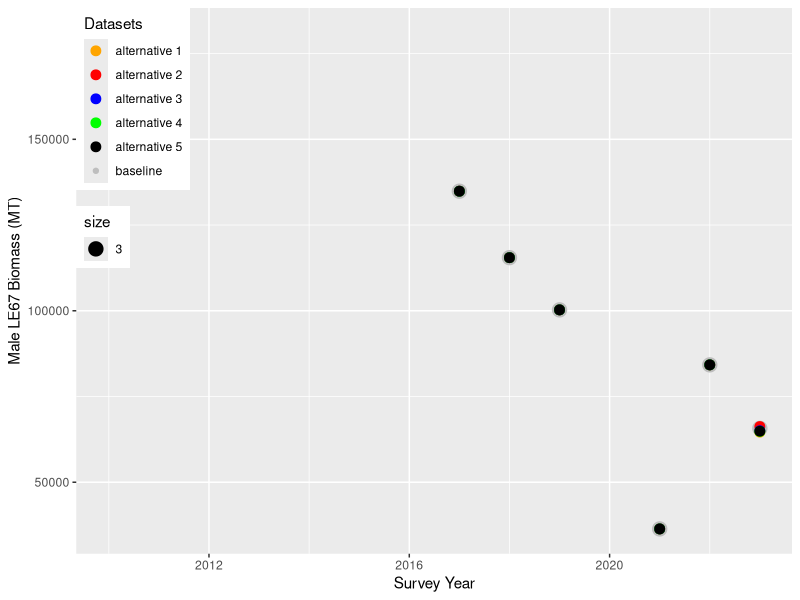
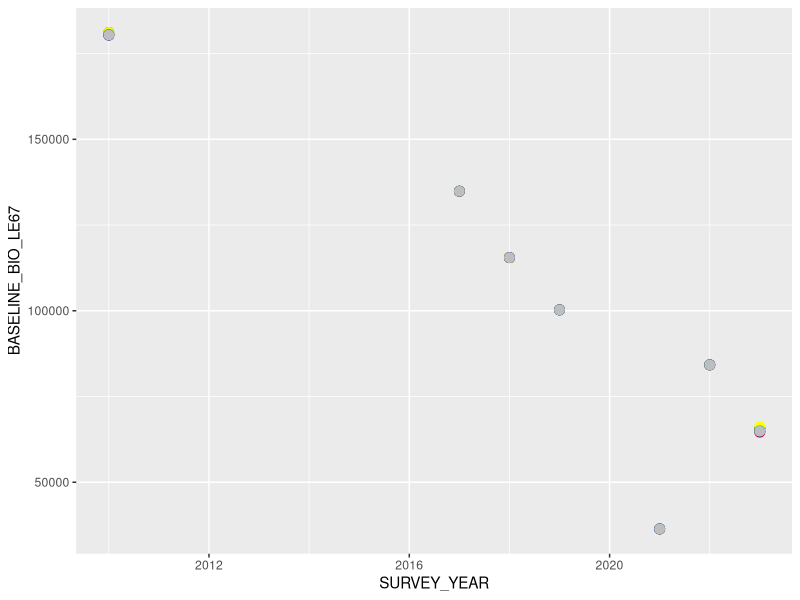
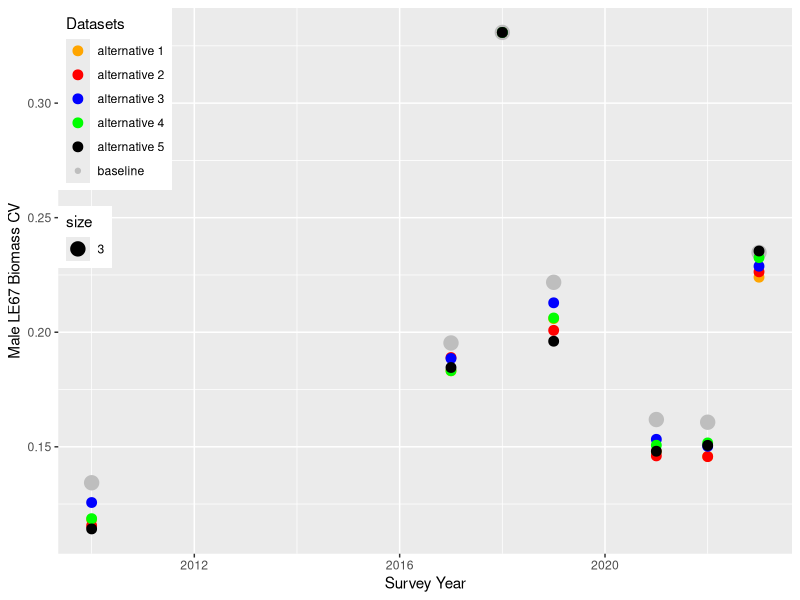
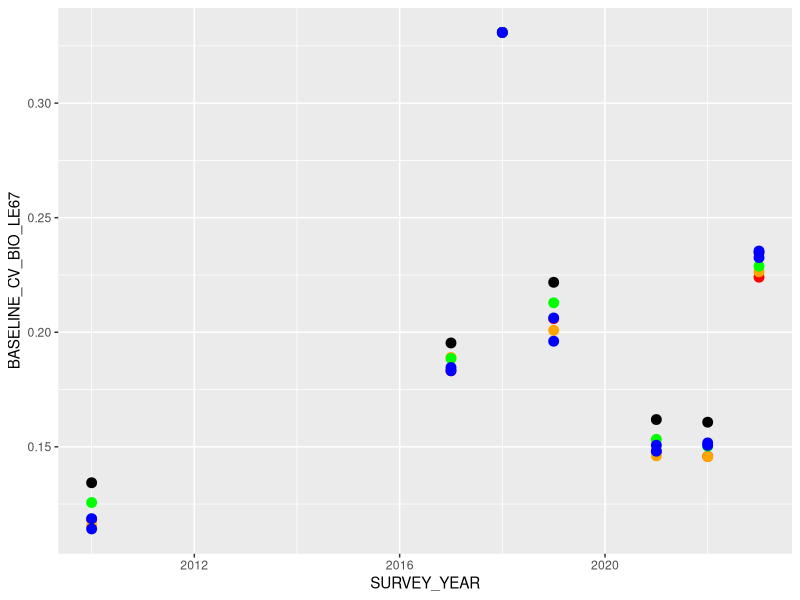
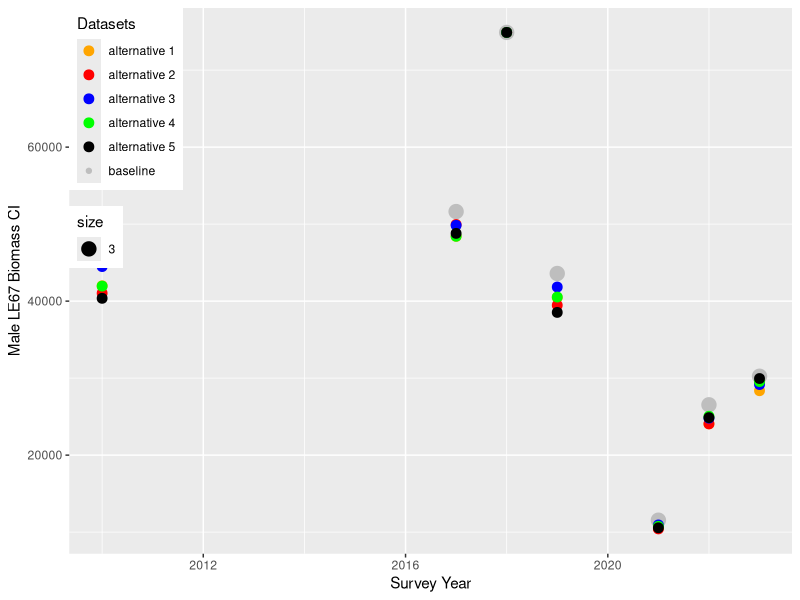
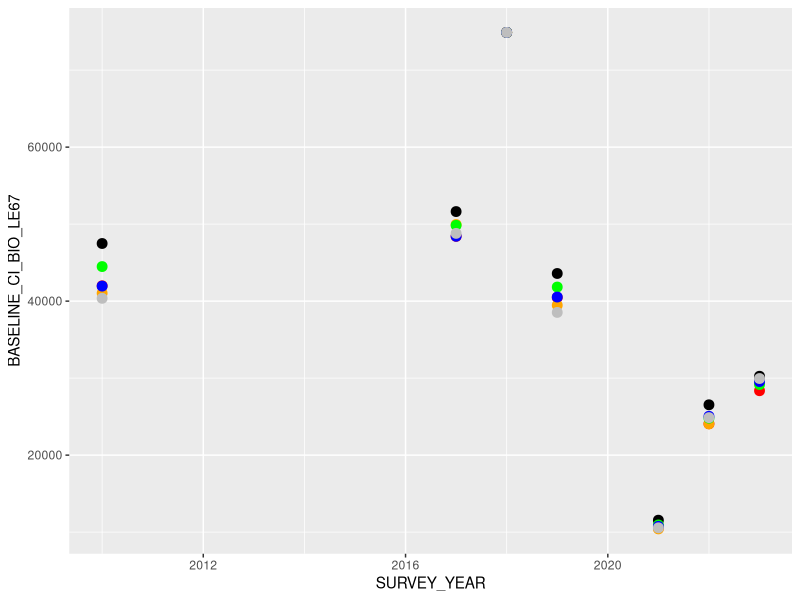

Write the R code that produced these figures, in order.
library(tidyverse)
library(ggplot2)
library(dplyr)

##### Import data
base_bio<-read_csv("./Data/nbs_co_bio_baseline_v2022.csv")
alt_1_bio<-read_csv("./Data/nbs_co_bio_alt_strata_1.csv")
alt_2_bio<-read_csv("./Data/nbs_co_bio_alt_strata_2.csv")
alt_3_bio<-read_csv("./Data/nbs_co_bio_alt_strata_3.csv")
alt_4_bio<-read_csv("./Data/nbs_co_bio_alt_strata_4.csv")
alt_5_bio<-read_csv("./Data/nbs_co_bio_alt_strata_5.csv")

base_abun<-read_csv("./Data/nbs_co_abun_baseline_v2022.csv")
alt_1_abun<-read_csv("./Data/nbs_co_abun_alt_strata_1.csv")
alt_2_abun<-read_csv("./Data/nbs_co_abun_alt_strata_2.csv")
alt_3_abun<-read_csv("./Data/nbs_co_abun_alt_strata_3.csv")
alt_4_abun<-read_csv("./Data/nbs_co_abun_alt_strata_4.csv")
alt_5_abun<-read_csv("./Data/nbs_co_abun_alt_strata_5.csv")

base_abun
######### Mature male biomass
base_bio %>%
  select(SURVEY_YEAR, BIOMASS_MALE_LE67, CV_BIOMASS_MALE_LE67, CI_BIOMASS_MALE_LE67) %>%
  rename_all(~c("SURVEY_YEAR", "BASELINE_BIO_LE67", "BASELINE_CV_BIO_LE67", "BASELINE_CI_BIO_LE67")) -> base_matbio
  
alt_1_bio %>% 
  select(BIOMASS_MALE_LE67, CV_BIOMASS_MALE_LE67, CI_BIOMASS_MALE_LE67) %>%
     rename_all(~c("ALT1_BIO_LE67", "ALT1_CV_BIO_LE67", "ALT1_CI_BIO_LE67"))-> alt_1_matbio

alt_2_bio %>% 
  select(BIOMASS_MALE_LE67, CV_BIOMASS_MALE_LE67, CI_BIOMASS_MALE_LE67) %>%
   rename_all(~c("ALT2_BIO_LE67", "ALT2_CV_BIO_LE67", "ALT2_CI_BIO_LE67"))-> alt_2_matbio

alt_3_bio %>% 
  select(BIOMASS_MALE_LE67, CV_BIOMASS_MALE_LE67, CI_BIOMASS_MALE_LE67) %>%
   rename_all(~c("ALT3_BIO_LE67", "ALT3_CV_BIO_LE67", "ALT3_CI_BIO_LE67"))-> alt_3_matbio

alt_4_bio %>% 
  select(BIOMASS_MALE_LE67, CV_BIOMASS_MALE_LE67, CI_BIOMASS_MALE_LE67) %>%
   rename_all(~c("ALT4_BIO_LE67", "ALT4_CV_BIO_LE67", "ALT4_CI_BIO_LE67"))-> alt_4_matbio

alt_5_bio %>% 
  select(BIOMASS_MALE_LE67, CV_BIOMASS_MALE_LE67, CI_BIOMASS_MALE_LE67) %>%
  rename_all(~c("ALT5_BIO_LE67", "ALT5_CV_BIO_LE67", "ALT5_CI_BIO_LE67"))-> alt_5_matbio

all_bio<-as.data.frame(cbind(base_matbio, alt_1_matbio, alt_2_matbio, alt_3_matbio, alt_4_matbio, alt_5_matbio))
###########

base_abun %>%
  select(SURVEY_YEAR, NUM_MALE_LE67, CV_NUM_MALE_LE67, CI_NUM_MALE_LE67) %>%
  rename_all(~c("SURVEY_YEAR", "BASELINE_ABUN_LE67", "BASELINE_CV_ABUN_LE67","BASELINE_CI_ABUN_LE67")) -> base_matabun

alt_1_abun %>%
  select(NUM_MALE_LE67, CV_NUM_MALE_LE67, CI_NUM_MALE_LE67) %>%
  rename_all(~c("ALT1_ABUN_LE67", "ALT1_CV_ABUN_LE67","ALT1_CI_ABUN_LE67")) -> alt_1_matabun

alt_2_abun %>%
  select(NUM_MALE_LE67, CV_NUM_MALE_LE67, CI_NUM_MALE_LE67) %>%
  rename_all(~c("ALT2_ABUN_LE67", "ALT2_CV_ABUN_LE67","ALT2_CI_ABUN_LE67")) -> alt_2_matabun

alt_3_abun %>%
  select(NUM_MALE_LE67, CV_NUM_MALE_LE67, CI_NUM_MALE_LE67) %>%
  rename_all(~c("ALT3_ABUN_LE67", "ALT3_CV_ABUN_LE67","ALT3_CI_ABUN_LE67")) -> alt_3_matabun

alt_4_abun %>%
  select(NUM_MALE_LE67, CV_NUM_MALE_LE67, CI_NUM_MALE_LE67) %>%
  rename_all(~c("ALT4_ABUN_LE67", "ALT4_CV_ABUN_LE67","ALT4_CI_ABUN_LE67")) -> alt_4_matabun

alt_5_abun %>%
  select(NUM_MALE_LE67, CV_NUM_MALE_LE67, CI_NUM_MALE_LE67) %>%
  rename_all(~c("ALT5_ABUN_LE67", "ALT5_CV_ABUN_LE67","ALT5_CI_ABUN_LE67")) -> alt_5_matabun

all_abun<-as.data.frame(cbind(base_matabun, alt_1_matabun, alt_2_matabun, alt_3_matabun, alt_4_matabun, alt_5_matabun))

################################ LE67 BIOMASS #########################################################################
names(all_bio)

ggplot(all_bio, aes(x=SURVEY_YEAR, y=BASELINE_BIO_LE67, color ="baseline", size = 3))+
  geom_point()+  
  geom_point(aes(y=ALT1_BIO_LE67, color = "alternative 1"), size = 3) +
  geom_point(aes(y=ALT2_BIO_LE67, color = "alternative 2"), size = 3)+
  geom_point(aes(y=ALT3_BIO_LE67, color = "alternative 3"), size = 3)+
  geom_point(aes(y=ALT4_BIO_LE67, color = "alternative 4"), size = 3)+
  geom_point(aes(y=ALT5_BIO_LE67, color = "alternative 5"), size = 3)+
  labs(colour="Datasets",y="Male LE67 Biomass (MT)",x="Survey Year")+ 
  theme(legend.position = c(0, 1),legend.justification = c(0, 1))+
  scale_color_manual(values = c("orange","red", "blue", "green", "black", "grey"))
  
  
  
  

ggplot(all_bio, aes(x=SURVEY_YEAR))+
  geom_point(aes(y=BASELINE_BIO_LE67), color ="black", size = 3) +
  geom_point(aes(y=ALT1_BIO_LE67), color = "red", size = 3) +
  geom_point(aes(y=ALT2_BIO_LE67), color = "yellow", size = 3)+
  geom_point(aes(y=ALT3_BIO_LE67), color = "green", size = 3)+
  geom_point(aes(y=ALT4_BIO_LE67), color = "blue", size = 3)+
  geom_point(aes(y=ALT5_BIO_LE67), color = "grey", size = 3)

################################ LE67 BIOMASS CV #########################################################################
names(all_bio)

ggplot(all_bio, aes(x=SURVEY_YEAR, y=BASELINE_CV_BIO_LE67, color ="baseline", size = 3))+
  geom_point()+  
  geom_point(aes(y=ALT1_CV_BIO_LE67, color = "alternative 1"), size = 3) +
  geom_point(aes(y=ALT2_CV_BIO_LE67, color = "alternative 2"), size = 3)+
  geom_point(aes(y=ALT3_CV_BIO_LE67, color = "alternative 3"), size = 3)+
  geom_point(aes(y=ALT4_CV_BIO_LE67, color = "alternative 4"), size = 3)+
  geom_point(aes(y=ALT5_CV_BIO_LE67, color = "alternative 5"), size = 3)+
  labs(colour="Datasets",y="Male LE67 Biomass CV",x="Survey Year")+ 
  theme(legend.position = c(0, 1),legend.justification = c(0, 1))+
  scale_color_manual(values = c("orange","red", "blue", "green", "black","grey"))


ggplot(all_bio, aes(x=SURVEY_YEAR))+
  geom_point(aes(y=BASELINE_CV_BIO_LE67), color ="black", size = 3) +
  geom_point(aes(y=ALT1_CV_BIO_LE67), color = "red", size = 3) +
  geom_point(aes(y=ALT2_CV_BIO_LE67), color = "orange", size = 3)+
  geom_point(aes(y=ALT3_CV_BIO_LE67), color = "green", size = 3)+
  geom_point(aes(y=ALT4_CV_BIO_LE67), color = "blue", size = 3)+
  geom_point(aes(y=ALT5_CV_BIO_LE67), color = "blue", size = 3)
  

################################ LE67 BIOMASS CI #########################################################################
names(all_bio)

ggplot(all_bio, aes(x=SURVEY_YEAR, y=BASELINE_CI_BIO_LE67, color ="baseline", size = 3))+
  geom_point()+  
  geom_point(aes(y=ALT1_CI_BIO_LE67, color = "alternative 1"), size = 3)+
  geom_point(aes(y=ALT2_CI_BIO_LE67, color = "alternative 2"), size = 3)+
  geom_point(aes(y=ALT3_CI_BIO_LE67, color = "alternative 3"), size = 3)+
  geom_point(aes(y=ALT4_CI_BIO_LE67, color = "alternative 4"), size = 3)+
  geom_point(aes(y=ALT5_CI_BIO_LE67, color = "alternative 5"), size = 3)+
  labs(colour="Datasets",y="Male LE67 Biomass CI",x="Survey Year")+ 
  theme(legend.position = c(0, 1),legend.justification = c(0, 1))+
  scale_color_manual(values = c("orange","red", "blue", "green", "black", "grey"))


ggplot(all_bio, aes(x=SURVEY_YEAR))+
  geom_point(aes(y=BASELINE_CI_BIO_LE67), color ="black", size = 3)+
  geom_point(aes(y=ALT1_CI_BIO_LE67), color = "red", size = 3)+
  geom_point(aes(y=ALT2_CI_BIO_LE67), color = "orange", size = 3)+
  geom_point(aes(y=ALT3_CI_BIO_LE67), color = "green", size = 3)+
  geom_point(aes(y=ALT4_CI_BIO_LE67), color = "blue", size = 3)+
  geom_point(aes(y=ALT5_CI_BIO_LE67), color = "grey", size = 3)

###########################################################################################################################
#################################### calculate averages for each group/column  across all years############################


all_bio %>%
  select(where(is.numeric)) %>% 
  colMeans(na.rm = TRUE) -> all_bio_avgs

all_abun %>%
  select(where(is.numeric)) %>% 
  colMeans(na.rm = TRUE) -> ll_abun_avgs

all_bio %>%
  select(BASELINE_CV_BIO_LE67,ALT1_CV_BIO_LE67,ALT2_CV_BIO_LE67,ALT3_CV_BIO_LE67,ALT4_CV_BIO_LE67,ALT5_CV_BIO_LE67) %>% 
  colMeans(na.rm = TRUE) %>%
  as.matrix()-> bio_cv_avgs

bio_cv_avgs




  

#################################### Deprecated method ###################################################################
#all_bio %>%
#  select(where(is.numeric)) %>%
# summarise(across(everything(), 
#                  mean,
#                  na.rm = TRUE)) ->all_bio_avgs
#all_bio_avgs
